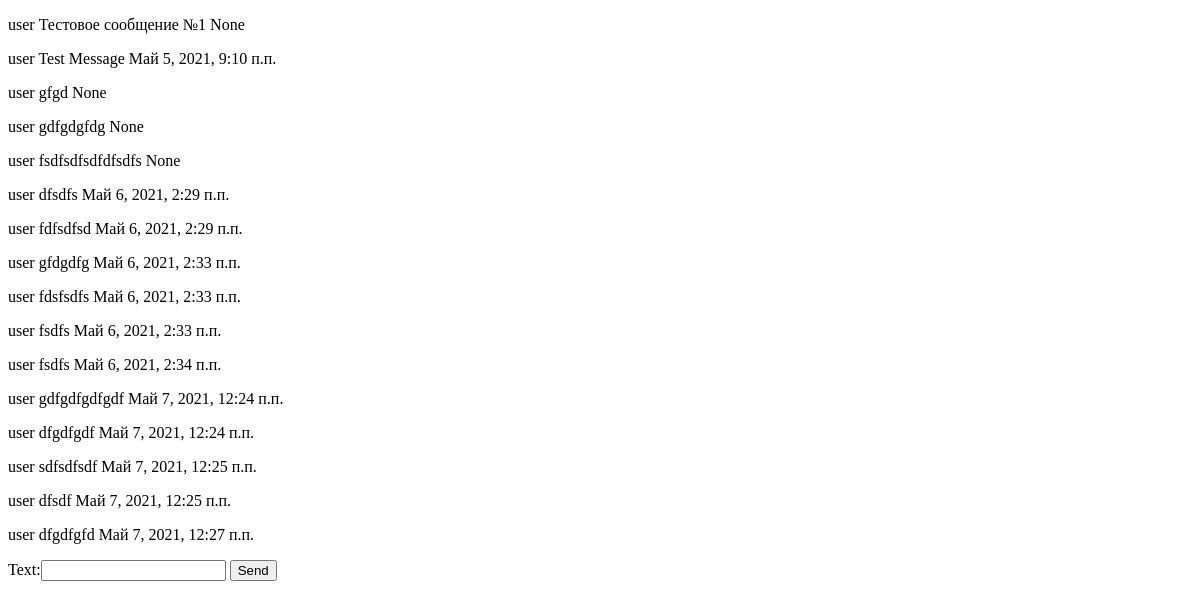
Before: / with the older database file.
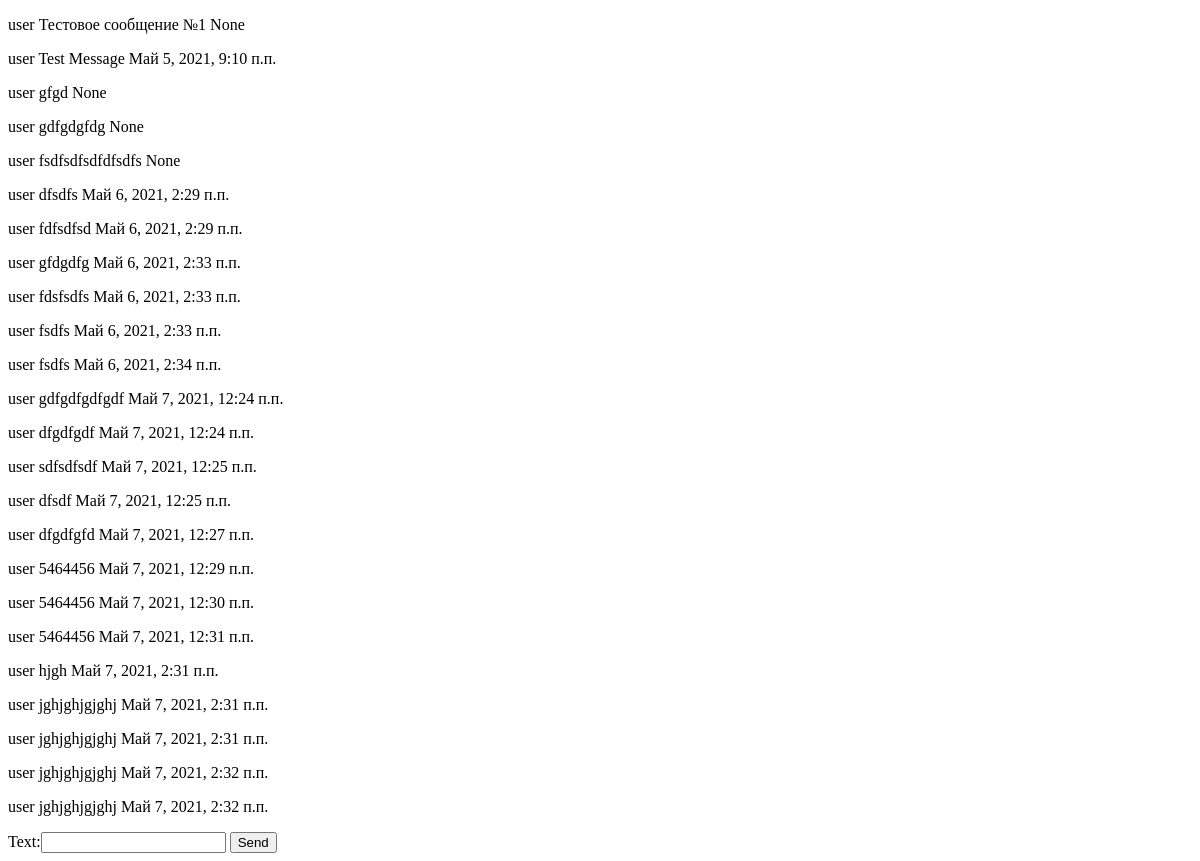
After: the same page with the newer database file.
### chat/models.py (models this page shows, shortened)
class Message(models.Model):
    author = models.ForeignKey(settings.AUTH_USER_MODEL, on_delete=models.CASCADE)
    text = models.CharField(max_length=300)
    sent_date = models.DateTimeField(blank=True, null=True)

### chat/views.py (the view)
# urls.py: url(r'', views.message_list, name='message_list'),
def message_list(request):
    if request.method == "POST":
        new_message_text = request.POST.get("text")
        print(new_message_text)
        new_message = Message(text=new_message_text, author=User.objects.get(username='user'), sent_date=timezone.now())
        new_message.save()
    messages = Message.objects.all()
    message_form = MessageForm()
    return render(request, 'chat/message_list.html', {'messages': messages, 'form': message_form})

### chat/forms.py
class MessageForm(forms.Form):
    text = forms.CharField(max_length=300)

### chat/templates/chat/message_list.html (shortened to what this page needs)
<!DOCTYPE html>
<html lang="en">
    <head>
    </head>
    <body>
        {% for message in messages %}
            <div>
                <p>
                    {{ message.author }}
                    {{ message.text }}
                    {{ message.sent_date }}
                </p>
            </div>
        {% endfor %}
        <form method="post">
            {{ form }}
            <input type="submit" value="Send">
        </form>
    </body>
</html>

Changed rows visible on the page:
added Message: author "user", text "5464456", sent_date "Май 7, 2021, 12:29 п.п."
added Message: author "user", text "5464456", sent_date "Май 7, 2021, 12:30 п.п."
added Message: author "user", text "5464456", sent_date "Май 7, 2021, 12:31 п.п."
added Message: author "user", text "hjgh", sent_date "Май 7, 2021, 2:31 п.п."
added Message: author "user", text "jghjghjgjghj", sent_date "Май 7, 2021, 2:31 п.п."
added Message: author "user", text "jghjghjgjghj", sent_date "Май 7, 2021, 2:31 п.п."
added Message: author "user", text "jghjghjgjghj", sent_date "Май 7, 2021, 2:32 п.п."
added Message: author "user", text "jghjghjgjghj", sent_date "Май 7, 2021, 2:32 п.п."
